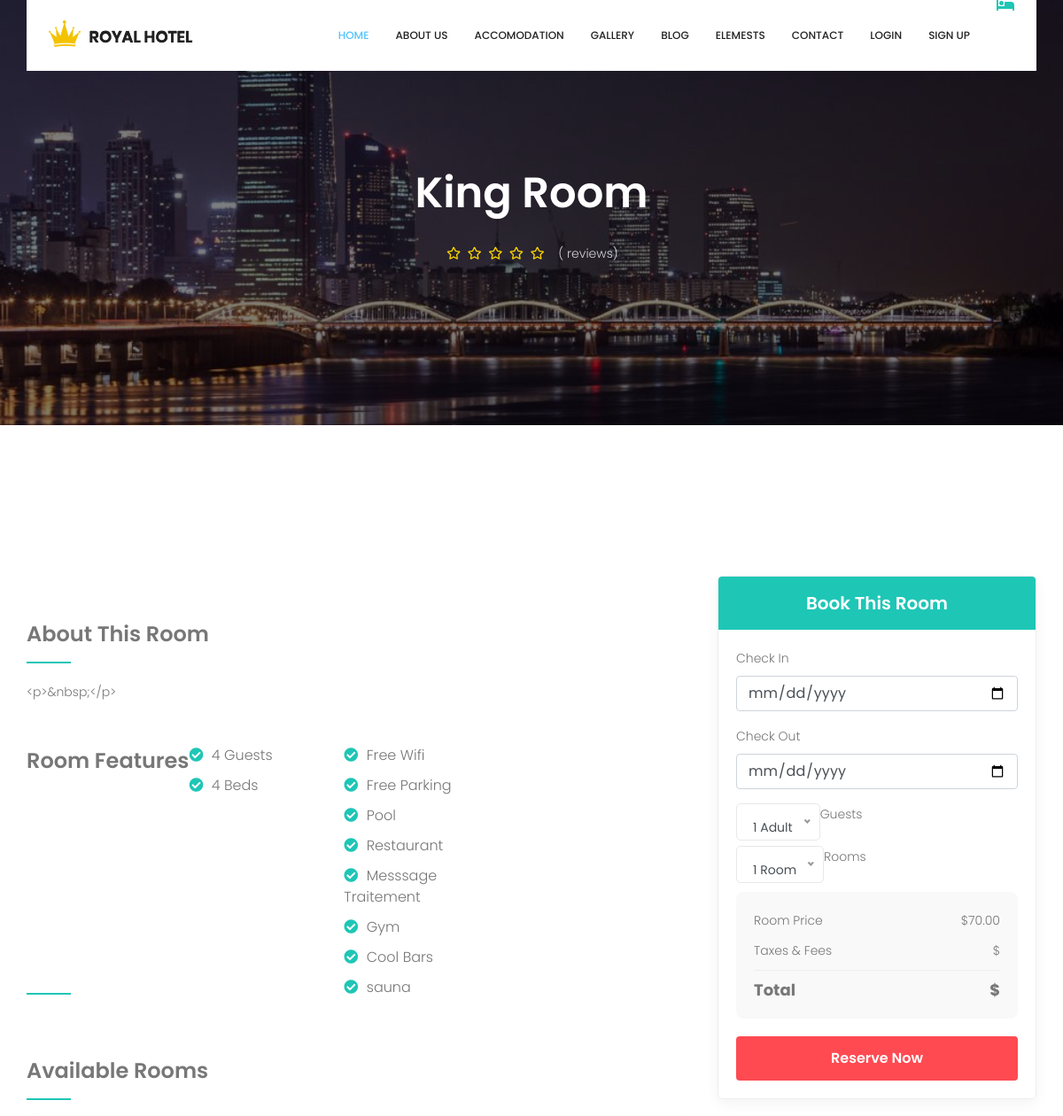
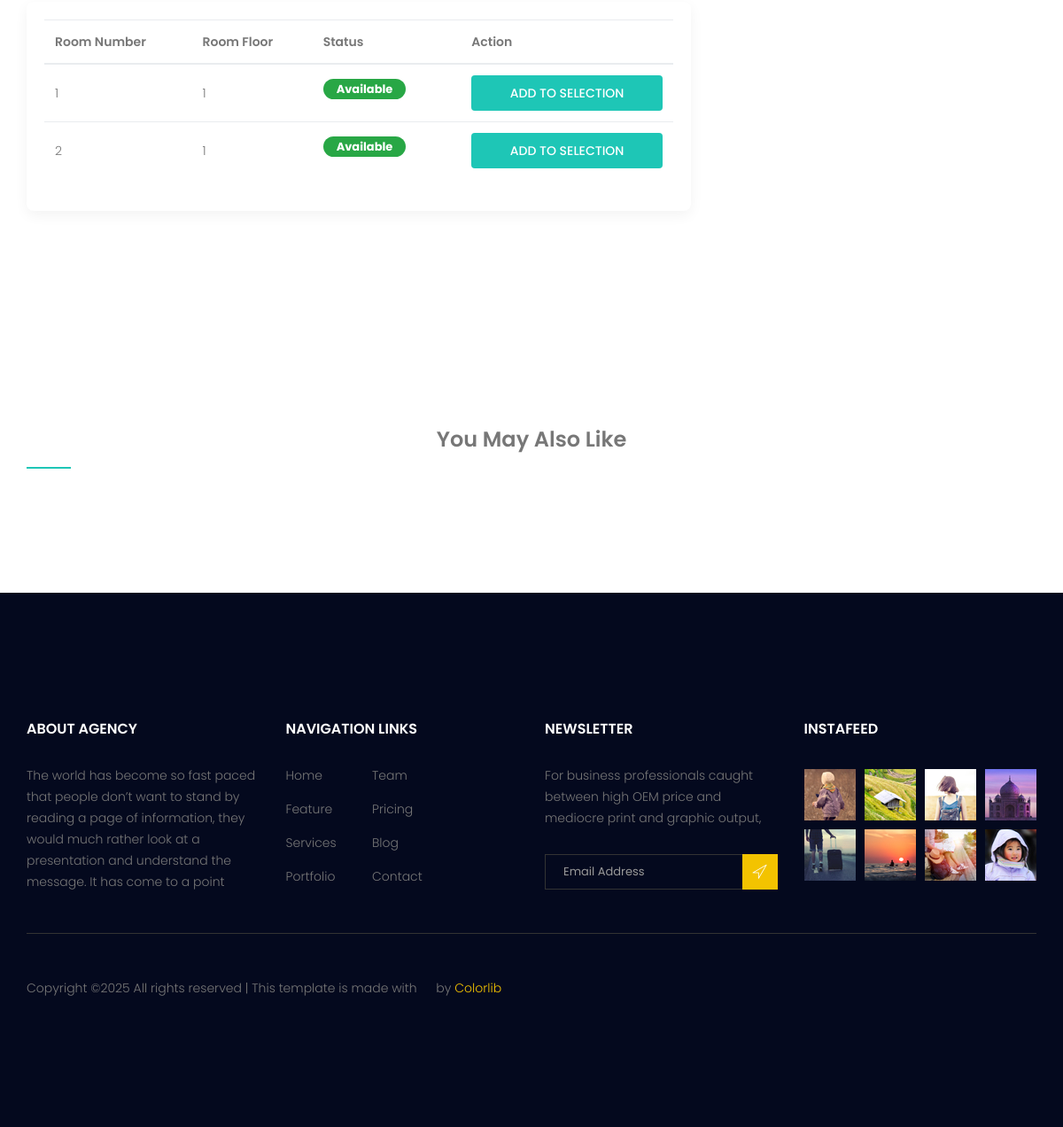
Screenshot of /detail/golden-hotel/room-type/King with the database file from the repository (2 pictures, top to bottom).
### hotel/models.py (models this page shows, shortened)
class RoomType(models.Model):
    hotel = models.ForeignKey(Hotel, on_delete=models.CASCADE)
    type = models.CharField(max_length=10)
    image = models.ImageField(upload_to="rooms_type", null=True, blank=True)
    price = models.DecimalField(max_digits=12, decimal_places=2, default=0.00)
    number_of_beds = models.PositiveIntegerField(default=0)
    room_capacity = models.PositiveIntegerField(default=0)
    rtid = ShortUUIDField(
        unique=True, length=10, max_length=20, alphabet="abxchdjkiryteqolp"
    )
    description = CKEditor5Field(null=True, blank=True, config_name="default")
    slug = models.SlugField(unique=True)
    date = models.DateTimeField(auto_now_add=True)
    class Meta:
        verbose_name_plural = "Room Types"

class HotelFeatures(models.Model):
    hotel = models.ForeignKey(Hotel, on_delete=models.CASCADE)
    icon_type = models.CharField(
        max_length=200, null=True, blank=True, choices=ICON_TYPE
    )
    icon = models.CharField(max_length=100, null=True, blank=True)
    name = models.CharField(max_length=100, null=True, blank=True)
    class Meta:
        verbose_name_plural = "Hotel Features"

class Room(models.Model):
    hotel = models.ForeignKey(Hotel, on_delete=models.CASCADE)
    room_type = models.ForeignKey(RoomType, on_delete=models.CASCADE)
    room_number = models.CharField(max_length=100)
    floor = models.PositiveIntegerField(default=1)
    is_available = models.BooleanField(default=True)
    rid = ShortUUIDField(
        unique=True, length=10, max_length=20, alphabet="abxchdjkiryteqolp"
    )
    date = models.DateTimeField(auto_now_add=True)
    class Meta:
        verbose_name_plural = "Rooms"

### hotel/views.py (the view)
def room_type_detail(request, slug, rt_slug):
    hotel = Hotel.objects.get(status="Live", slug=slug)
    room_type = RoomType.objects.get(hotel=hotel, slug=rt_slug)
    rooms = Room.objects.filter(room_type=room_type, is_available=True)
    id = request.GET.get("hotel-id")
    checkin = request.GET.get("checkin")
    checkout = request.GET.get("checkout")
    adult = request.GET.get("adult")
    children = request.GET.get("children")
    context = {
        "hotel": hotel,
        "room_type": room_type,
        "rooms": rooms,
        "id": id,
        "checkin": checkin,
        "checkout": checkout,
        "adult": adult,
        "children": children,
    }
    return render(request, "hotel/room_type_detail.html", context)

### templates/hotel/room_type_detail.html (shortened to what this page needs)
{% extends 'partials/base.html' %}
{% load static %}
{% block content %}
<section class="room_hero" style="background-image: url('{{ room_type.image.url }}');">
    <div class="container">
        <div class="row">
            <div class="col-lg-8 mx-auto text-center">
                <h1 class="room_hero_title">{{ room_type.type }} Room</h1>
                <div class="room_hero_rating">
                    {% for i in "12345" %}
                        {% if forloop.counter <= room_type.hotel.rating %}
                            <i class="fas fa-star"></i>
                        {% else %}
                            <i class="far fa-star"></i>
                        {% endif %}
                    {% endfor %}
                    <span>({{ room_type.hotel.review_count }} reviews)</span>
                </div>
            </div>
        </div>
    </div>
</section>
<section class="room_details_section section_gap">
    <div class="container">
        <div class="row">
            <div class="col-lg-8">
                <div class="room_description mb-5">
                    <h3 class="section_title">About This Room</h3>
                    <p>{{ room_type.description }}</p>
                </div>
                <div class="room_features mb-5">
                    <h3 class="section_title">Room Features</h3>
                    <div class="row">
                        <div class="col-md-6">
                            <ul class="features_list">
                                <li><i class="fas fa-check-circle"></i> {{ room_type.room_capacity }} Guests</li>
                                <li><i class="fas fa-check-circle"></i> {{ room_type.number_of_beds }} Beds</li>
                            </ul>
                        </div>
                        <div class="col-md-6">
                            <ul class="features_list">
                                {%for feature in room_type.hotel.hotel_features.all%}
                                <li><i class="fas fa-check-circle"></i> {{feature.name}}</li>
                                {%endfor%}
                            </ul>
                        </div>
                    </div>
                </div>
                <div class="available_rooms">
                    <h3 class="section_title">Available Rooms</h3>
                    <div class="room_availability_table">
                        <div class="table-responsive">
                            <table class="table">
                                <thead>
                                    <tr>
                                        <th>Room Number</th>
                                        <th>Room Floor</th>
                                        <th>Status</th>
                                        <th>Action</th>
                                    </tr>
                                </thead>
                                <tbody>
                                    {% for room in rooms%}
                                    <tr>
                                        <td>{{ room.room_number}}</td>
                                        <td>{{room.floor}}</td>
                                        <td>
                                            <span class="badge badge-{% if room.is_available %}success{% else %}danger{% endif %}">
                                                {% if room.is_available %}Available{% else %}Booked{% endif %}
                                            </span>
                                        </td>
                                        <td>
                                            <button class="btn btn-sm book_now_btn add-to-selection"  data-index="{{ room.id }}" >
                                                Add to Selection
                                            </button>
                                    </tr>
                                    {% endfor %}
                                </tbody>
                            </table>
                        </div>
                    </div>
                </div>
            </div>
            <div class="col-lg-4">
                <div class="booking_widget sticky-top">
                    <div class="widget_header">
                        <h3>Book This Room</h3>
                    </div>
                    <div class="widget_body">
                        <form id="booking_form">
                            <div class="form-group">
                                <label>Check In</label>
                                <input type="date" class="form-control" id="check_in_date" required>
                            </div>
                            <div class="form-group">
                                <label>Check Out</label>
                                <input type="date" class="form-control" id="check_out_date" required>
                            </div>
                            <div class="form-group">
                                <label>Guests</label>
                            </div>
                            <div class="form-group">
                                <label>Rooms</label>
                            </div>
                            <div class="price_summary">
                                <div class="price_item">
                                    <span>Room Price</span>
                                    <span>${{ room_type.price }}</span>
                                </div>
                                <div class="price_item">
                                    <span>Taxes & Fees</span>
                                    <span>${{ room_type.tax }}</span>
                                </div>
                                <div class="price_total">
                                    <span>Total</span>
                                    <span>${{ room_type.total_price }}</span>
                                </div>
                            </div>
                            <button type="submit" class="btn btn-block booking_btn">Reserve Now</button>
                        </form>
                    </div>
                </div>
            </div>
        </div>
    </div>
</section>
<section class="similar_rooms section_gap">
    <div class="container">
        <h2 class="section_title text-center">You May Also Like</h2>
    </div>
</section>
{% endblock %}

### rows the page displays
RoomType: image (picture), type "King", description "<p>&nbsp;</p>", room_capacity "4", number_of_beds "4", price "70.00"
HotelFeatures: name "Free Wifi"
HotelFeatures: name "Free Parking"
HotelFeatures: name "Pool"
HotelFeatures: name "Restaurant"
HotelFeatures: name "Messsage Traitement"
HotelFeatures: name "Gym"
HotelFeatures: name "Cool Bars"
HotelFeatures: name "sauna"
Room: room_number "1", floor "1", is_available "Available"
Room: room_number "2", floor "1", is_available "Available"
